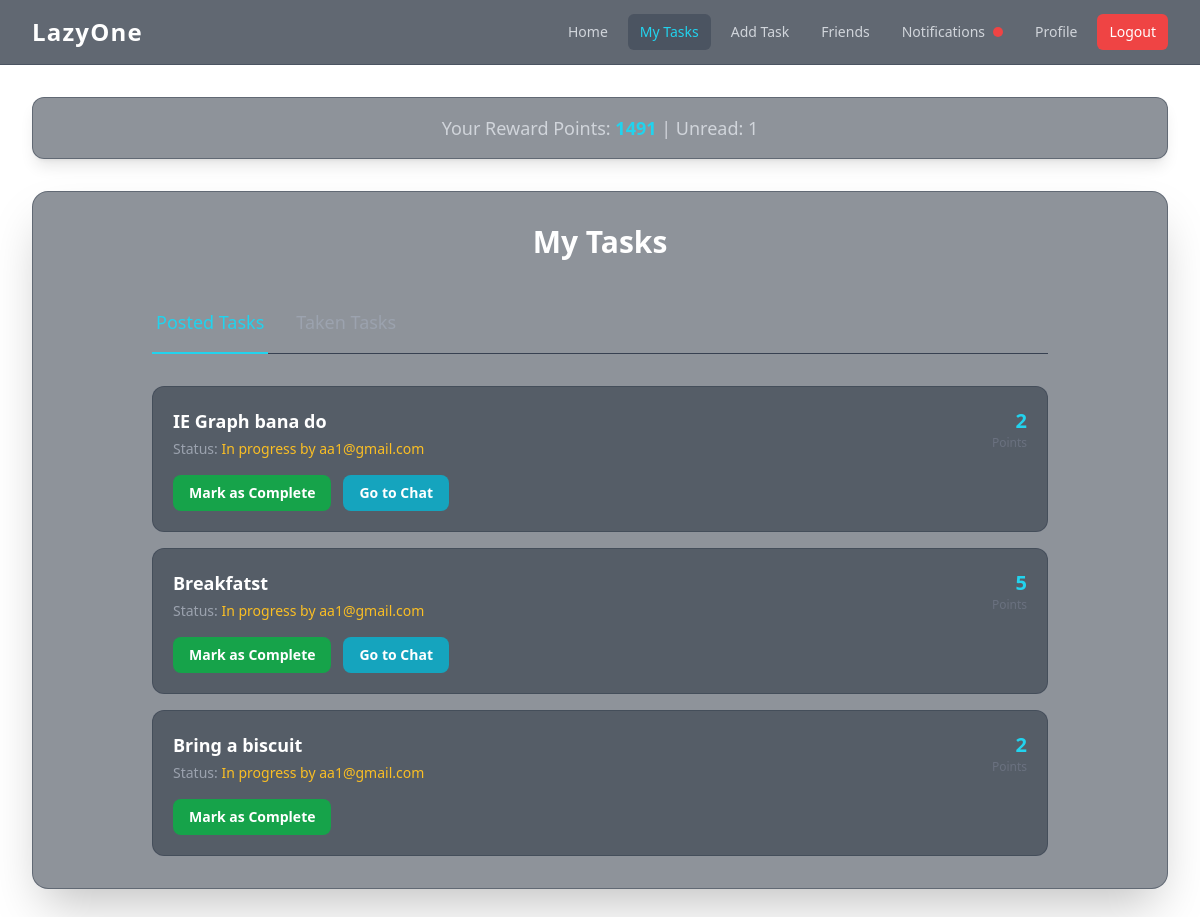
The app's page /my_tasks/ (signed in), older data.
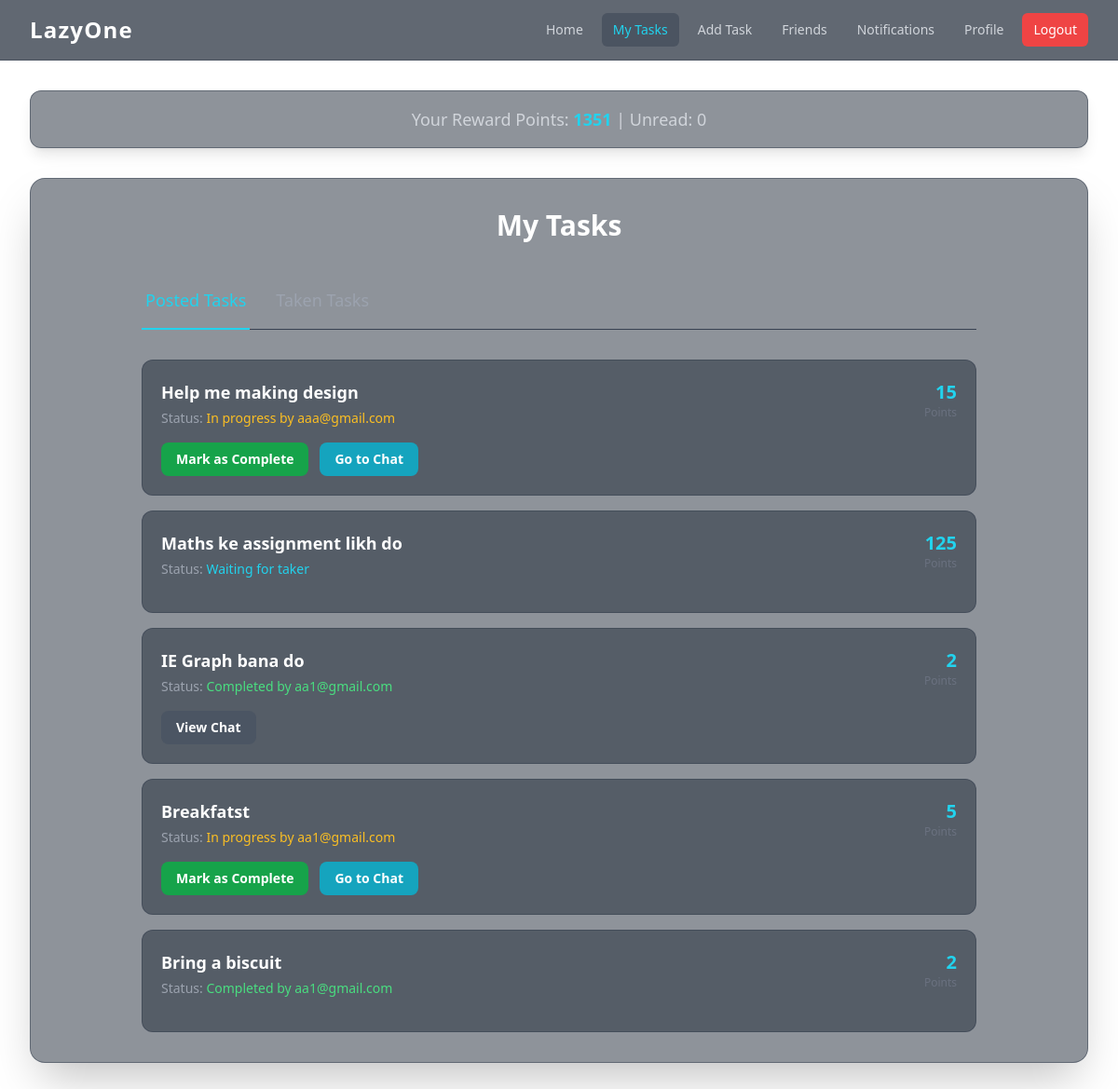
The same page, newer data.
### basic/models.py (models this page shows, shortened)
class Task(models.Model):
    title = models.CharField(max_length=200)
    description = models.TextField()
    reward = models.PositiveIntegerField()
    posted_by = models.ForeignKey(User, on_delete=models.CASCADE, related_name='posted_tasks')
    created_at = models.DateTimeField(auto_now_add=True)
    is_taken = models.BooleanField(default=False)
    taken_by = models.ForeignKey(User, on_delete=models.SET_NULL, null=True, blank=True, related_name='taken_tasks')
    is_completed = models.BooleanField(default=False)

### basic/views/tasks.py (the view)
# urls.py: path('my_tasks/', my_tasks, name='my_tasks'),
@login_required(login_url='/login/')
def my_tasks(request):
    posted_tasks = Task.objects.filter(posted_by=request.user).order_by('-created_at')
    taken_tasks = Task.objects.filter(taken_by=request.user).order_by('-created_at')
    return render(request, 'my_tasks.html', {'posted_tasks': posted_tasks, 'taken_tasks': taken_tasks})

### basic/context_processors.py (called while the page is built)
def firebase_keys(request):
    return {
        'FIREBASE_API_KEY': settings.FIREBASE_API_KEY,
        'FIREBASE_AUTH_DOMAIN': settings.FIREBASE_AUTH_DOMAIN,
        'FIREBASE_PROJECT_ID': settings.FIREBASE_PROJECT_ID,
        'FIREBASE_STORAGE_BUCKET': settings.FIREBASE_STORAGE_BUCKET,
        'FIREBASE_MESSAGING_SENDER_ID': settings.FIREBASE_MESSAGING_SENDER_ID,
        'FIREBASE_APP_ID': settings.FIREBASE_APP_ID,
    }

def unread_notifications_count(request):
    if request.user.is_authenticated:
        count = request.user.notifications.filter(is_read=False).count()
        return {'unread_notifications_count': count}
    return {'unread_notifications_count': 0}

### basic/templates/my_tasks.html (shortened to what this page needs)
{% extends 'base.html' %}
{% block content %}
<div class="max-w-4xl mx-auto">
    <h2 class="text-3xl font-bold text-white mb-8 text-center">My Tasks</h2>
    <div class="mb-8">
        <div class="border-b border-gray-700">
            <nav class="-mb-px flex space-x-6" aria-label="Tabs">
                <button id="tab-posted" class="whitespace-nowrap py-4 px-1 border-b-2 font-medium text-lg text-cyan-400 border-cyan-400">
                </button>
                <button id="tab-taken" class="whitespace-nowrap py-4 px-1 border-b-2 font-medium text-lg text-gray-400 hover:text-white hover:border-gray-300 border-transparent">
                </button>
            </nav>
        </div>
    </div>
    <div id="content-posted" class="space-y-4">
        {% for task in posted_tasks %}
            <div class="bg-gray-800/50 border border-gray-700/50 rounded-xl p-5 transition-all duration-300 hover:shadow-cyan-500/20 hover:shadow-lg hover:border-cyan-500/50">
                <div class="flex justify-between items-start">
                    <div>
                        <h3 class="text-lg font-bold text-white">{{ task.title }}</h3>
                        <p class="text-sm text-gray-400 mt-1">
                            Status:
                            {% if task.is_completed %}<span class="text-green-400">Completed by {{ task.taken_by.username }}</span>
                            {% elif task.is_taken %}<span class="text-amber-400">In progress by {{ task.taken_by.username }}</span>
                            {% else %}<span class="text-cyan-400">Waiting for taker</span>
                            {% endif %}
                        </p>
                    </div>
                    <div class="text-right flex-shrink-0 ml-4">
                        <p class="text-xl font-semibold text-cyan-400">{{ task.reward }}</p>
                        <p class="text-xs text-gray-500">Points</p>
                    </div>
                </div>
                <div class="mt-4 flex items-center space-x-3">
                    {% if task.is_completed %}
                        {% if task.conversation %}
                            <a href="{% url 'chat_view' task.conversation.id %}" class="inline-block bg-gray-600 text-white font-semibold px-4 py-2 rounded-lg hover:bg-gray-500 transition-colors text-sm">View Chat</a>
                        {% endif %}
                    {% elif task.is_taken %}
                        <a href="{% url 'complete_task' task.id %}" class="inline-block bg-green-600 text-white font-semibold px-4 py-2 rounded-lg hover:bg-green-500 transition-colors text-sm">Mark as Complete</a>
                        {% if task.conversation %}
                            <a href="{% url 'chat_view' task.conversation.id %}" class="inline-block bg-cyan-500/80 text-white font-semibold px-4 py-2 rounded-lg hover:bg-cyan-500 transition-colors text-sm">Go to Chat</a>
                        {% endif %}
                    {% endif %}
                </div>
            </div>
        {% empty %}
            <div class="bg-gray-800/50 border border-gray-700/50 rounded-xl p-8 text-center">
                <p class="text-gray-400">You haven't posted any tasks yet.</p>
            </div>
        {% endfor %}
    </div>
</div>
{% endblock %}

### basic/templates/base.html (shortened to what this page needs)
<!DOCTYPE html>
<html lang="en">
<head>
    <script src="https://cdn.tailwindcss.com"></script>
</head>
<body class="font-sans antialiased text-gray-200">
    <div id="vanta-bg"></div>
    <nav id="main-navbar" class="bg-gray-800/70 backdrop-blur-lg border-b border-gray-700/50 sticky top-0 z-50">
        <div class="max-w-7xl mx-auto px-4 sm:px-6 lg:px-8">
            <div class="flex justify-between items-center h-16">
                <div class="flex-shrink-0">
                    <a href="{% url 'home' %}" class="text-2xl font-bold text-white tracking-wider">LazyOne</a>
                </div>
                <div class="hidden md:flex md:items-center md:space-x-2">
                    <a href="{% url 'home' %}" class="px-3 py-2 rounded-md text-sm font-medium transition-colors duration-200 {% if request.resolver_match.url_name == 'home' %}text-cyan-400 bg-gray-700/50{% else %}text-gray-300 hover:bg-gray-700/50 hover:text-white{% endif %}">Home</a>
                    {% if user.is_authenticated %}
                        <a href="{% url 'my_tasks' %}" class="px-3 py-2 rounded-md text-sm font-medium transition-colors duration-200 {% if request.resolver_match.url_name == 'my_tasks' %}text-cyan-400 bg-gray-700/50{% else %}text-gray-300 hover:bg-gray-700/50 hover:text-white{% endif %}">My Tasks</a>
                        <a href="{% url 'add_task' %}" class="px-3 py-2 rounded-md text-sm font-medium transition-colors duration-200 {% if request.resolver_match.url_name == 'add_task' %}text-cyan-400 bg-gray-700/50{% else %}text-gray-300 hover:bg-gray-700/50 hover:text-white{% endif %}">Add Task</a>
                        <a href="{% url 'friends' %}" class="px-3 py-2 rounded-md text-sm font-medium transition-colors duration-200 {% if request.resolver_match.url_name == 'friends' %}text-cyan-400 bg-gray-700/50{% else %}text-gray-300 hover:bg-gray-700/50 hover:text-white{% endif %}">Friends</a>
                        <a href="{% url 'notifications' %}" class="flex items-center px-3 py-2 rounded-md text-sm font-medium transition-colors duration-200 {% if request.resolver_match.url_name == 'notifications' %}text-cyan-400 bg-gray-700/50{% else %}text-gray-300 hover:bg-gray-700/50 hover:text-white{% endif %}">
                            <span>Notifications</span>
                            {% if unread_notifications_count > 0 %}
                                <span class="ml-2 h-2.5 w-2.5 rounded-full bg-red-500"></span>
                            {% endif %}
                        </a>
                        <a href="{% url 'profile' %}" class="px-3 py-2 rounded-md text-sm font-medium transition-colors duration-200 {% if request.resolver_match.url_name == 'profile' %}text-cyan-400 bg-gray-700/50{% else %}text-gray-300 hover:bg-gray-700/50 hover:text-white{% endif %}">Profile</a>
                        <a href="{% url 'logout' %}" class="bg-red-500 hover:bg-red-600 text-white px-3 py-2 rounded-md text-sm font-medium transition-colors duration-200 ml-4">Logout</a>
                    {% else %}
                        <a href="{% url 'login_page' %}" class="bg-cyan-500 hover:bg-cyan-600 text-white px-4 py-2 rounded-md text-sm font-medium transition-colors duration-200 ml-4">Login</a>
                    {% endif %}
                </div>
            </div>
        </div>
    </nav>
    <main class="relative z-10 max-w-7xl mx-auto px-4 sm:px-6 lg:px-8 py-8">
        {% if user.is_authenticated and user.userprofile %}
            <div class="bg-gray-800/50 backdrop-blur-lg p-4 rounded-xl mb-8 text-center shadow-lg border border-gray-700/50">
                <p class="text-lg text-gray-300">Your Reward Points: <strong class="text-cyan-400 font-semibold">{{ request.user.userprofile.rewards }}</strong> | Unread: {{ unread_notifications_count }}</p>
            </div>
        {% endif %}
        <div class="bg-gray-800/50 backdrop-blur-lg p-6 sm:p-8 rounded-2xl shadow-2xl border border-gray-700/50">
            {% block content %}
            {% endblock content %}
        </div>
    </main>
</body>
</html>

### basic/templates/base.html (style rules this page uses)
#vanta-bg { position: fixed; top: 0; left: 0; width: 100%; height: 100%; z-index: -1; }
#main-navbar { transition: transform 0.3s ease-in-out; }

Row changes from the older to the newer data that the page shows:
added Task: title "Help me making design", taken_by.username "aaa@gmail.com", reward "15", is_completed "Mark as Complete"
added Task: title "Maths ke assignment likh do", is_completed "Waiting for taker", reward "125"
changed Task "IE Graph bana do": is_completed "In progress by Mark as Complete Go to Chat" → "Completed by View Chat"
changed Task "Bring a biscuit": is_completed "In progress by Mark as Complete" → "Completed by"
Text that changed along with them:
{{ unread_notifications_count }}: "1" → "0"
